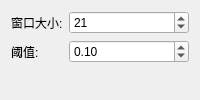
                   <widget class="QWidget" name="chromatographyAdaptiveBaselinePage">
                    <layout class="QFormLayout" name="chromatographyAdaptiveBaselineLayout">
                     <item row="0" column="0">
                      <widget class="QLabel" name="chromatographyAdaptiveBaselineWindowLabel">
                       <property name="text">
                        <string>窗口大小:</string>
                       </property>
                      </widget>
                     </item>
                     <item row="0" column="1">
                      <widget class="QSpinBox" name="chromatographyAdaptiveBaselineWindowSpinBox">
                       <property name="minimum">
                        <number>3</number>
                       </property>
                       <property name="maximum">
                        <number>101</number>
                       </property>
                       <property name="singleStep">
                        <number>2</number>
                       </property>
                       <property name="value">
                        <number>21</number>
                       </property>
                      </widget>
                     </item>
                     <item row="1" column="0">
                      <widget class="QLabel" name="chromatographyAdaptiveBaselineThresholdLabel">
                       <property name="text">
                        <string>阈值:</string>
                       </property>
                      </widget>
                     </item>
                     <item row="1" column="1">
                      <widget class="QDoubleSpinBox" name="chromatographyAdaptiveBaselineThresholdSpinBox">
                       <property name="minimum">
                        <double>0.001</double>
                       </property>
                       <property name="maximum">
                        <double>1.000</double>
                       </property>
                       <property name="singleStep">
                        <double>0.001</double>
                       </property>
                       <property name="value">
                        <double>0.100</double>
                       </property>
                      </widget>
                     </item>
                    </layout>
                   </widget>
